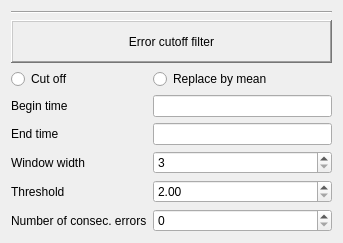
<?xml version="1.0" encoding="UTF-8"?>
<ui version="4.0">
 <class>ClusterFilterControllerWidget</class>
 <widget class="QWidget" name="ClusterFilterControllerWidget">
  <property name="geometry">
   <rect>
    <x>0</x>
    <y>0</y>
    <width>343</width>
    <height>243</height>
   </rect>
  </property>
  <property name="windowTitle">
   <string>Form</string>
  </property>
  <layout class="QVBoxLayout" name="verticalLayout">
   <item>
    <widget class="Line" name="line">
     <property name="orientation">
      <enum>Qt::Horizontal</enum>
     </property>
    </widget>
   </item>
   <item>
    <widget class="QLabel" name="label">
     <property name="frameShape">
      <enum>QFrame::WinPanel</enum>
     </property>
     <property name="frameShadow">
      <enum>QFrame::Raised</enum>
     </property>
     <property name="text">
      <string>Error cutoff filter</string>
     </property>
     <property name="alignment">
      <set>Qt::AlignCenter</set>
     </property>
    </widget>
   </item>
   <item>
    <layout class="QGridLayout" name="gridLayout">
     <item row="1" column="0">
      <widget class="QLabel" name="label_2">
       <property name="text">
        <string>Begin time</string>
       </property>
      </widget>
     </item>
     <item row="1" column="1">
      <widget class="QLineEdit" name="beginTimeLineEdit"/>
     </item>
     <item row="3" column="1">
      <widget class="QSpinBox" name="windowWidthSpinBox">
       <property name="minimum">
        <number>3</number>
       </property>
       <property name="maximum">
        <number>999</number>
       </property>
      </widget>
     </item>
     <item row="2" column="0">
      <widget class="QLabel" name="label_3">
       <property name="text">
        <string>End time</string>
       </property>
      </widget>
     </item>
     <item row="2" column="1">
      <widget class="QLineEdit" name="endTimeLineEdit"/>
     </item>
     <item row="3" column="0">
      <widget class="QLabel" name="label_4">
       <property name="text">
        <string>Window width</string>
       </property>
      </widget>
     </item>
     <item row="4" column="0">
      <widget class="QLabel" name="label_5">
       <property name="text">
        <string>Threshold</string>
       </property>
      </widget>
     </item>
     <item row="5" column="0">
      <widget class="QLabel" name="label_6">
       <property name="text">
        <string>Number of consec. errors</string>
       </property>
      </widget>
     </item>
     <item row="5" column="1">
      <widget class="QSpinBox" name="numberOfConsecErrorsSpinBox"/>
     </item>
     <item row="4" column="1">
      <widget class="QDoubleSpinBox" name="relativeThresholdDoubleSpinBox">
       <property name="minimum">
        <double>2.000000000000000</double>
       </property>
       <property name="singleStep">
        <double>0.500000000000000</double>
       </property>
      </widget>
     </item>
     <item row="0" column="0">
      <widget class="QRadioButton" name="cutOffRadioButton">
       <property name="text">
        <string>Cut off</string>
       </property>
      </widget>
     </item>
     <item row="0" column="1">
      <widget class="QRadioButton" name="replaceRadioButton">
       <property name="text">
        <string>Replace by mean</string>
       </property>
      </widget>
     </item>
    </layout>
   </item>
  </layout>
 </widget>
 <resources/>
 <connections/>
</ui>
